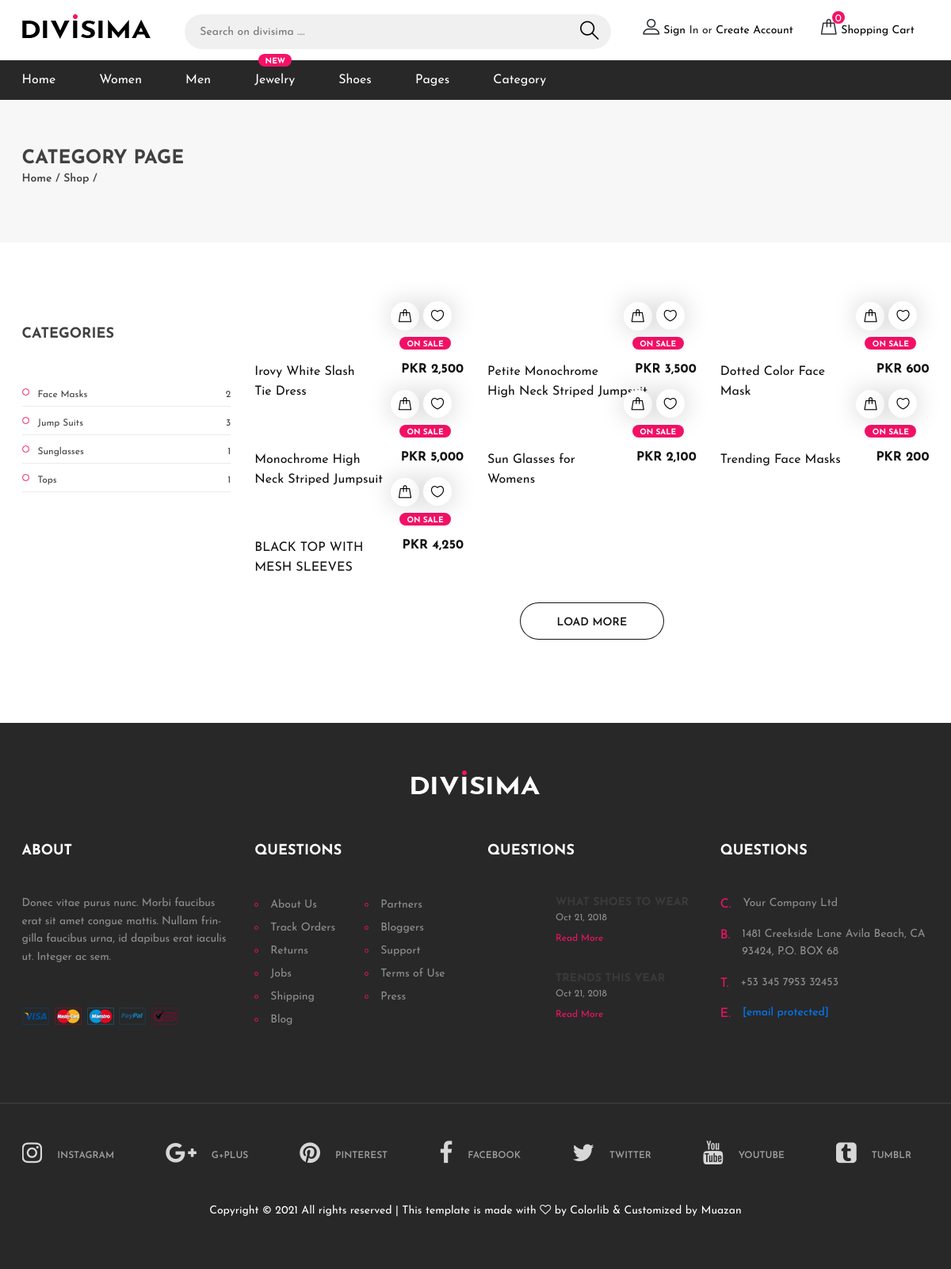
Page /d/category.php on the committed database.
### tables this page shows
CREATE TABLE `category` (
  `id` int(11) NOT NULL,
  `name` varchar(50) DEFAULT NULL,
  `createby` int(11) DEFAULT NULL,
  `ceateDT` timestamp NOT NULL DEFAULT current_timestamp() ON UPDATE current_timestamp()
);

CREATE TABLE `products` (
  `id` int(11) NOT NULL,
  `name` varchar(200) DEFAULT NULL,
  `code` varchar(50) DEFAULT NULL,
  `description` varchar(1000) DEFAULT NULL,
  `stock` int(11) DEFAULT NULL,
  `buyprice` int(11) DEFAULT NULL,
  `saleprice` int(11) DEFAULT NULL,
  `category` int(11) DEFAULT NULL,
  `cpstatus` int(11) DEFAULT 1,
  `createDT` timestamp NOT NULL DEFAULT current_timestamp() ON UPDATE current_timestamp(),
  `createby` int(11) DEFAULT NULL,
  `image` varchar(1000) DEFAULT NULL
);

### d/main.php (called while the page is built, shortened)
<?php
class avada
{
    function connection()
    {
        $connect = mysqli_connect('localhost','root','','divisma');
        return $connect;
    }
    function getproducts()
    {
        $sql = "SELECT * FROM products";
        $query = mysqli_query($this->connection(),$sql);
        return $query;
    }
    function categories_info()
    {
      $sql = "SELECT c.id, COUNT(p.id) pcid , c.name as categname from products as p left JOIN category as c on c.id = p.category GROUP BY c.name";
      $query = mysqli_query($this->connection(), $sql);
      return $query;
    }
}
$avada = new avada;

### d/category.php (the view, shortened to what this page needs)
<?php include('header.php')
?>
<div class="page-top-info">
    <div class="container">
        <h4>CAtegory PAge</h4>
        <div class="site-pagination">
            <a href="">Home</a> /
            <a href="">Shop</a> /
        </div>
    </div>
</div>
<section class="category-section spad">
    <div class="container">
        <div class="row">
            <div class="col-lg-3 order-2 order-lg-1">
                <div class="filter-widget">
                    <h2 class="fw-title">Categories</h2>
                    <ul class="category-menu">
                      <?php
                        foreach ($avada->categories_info() as $catlog) {
                       ?>
                        <li>
                          <a href="category.php?pcid=<?php echo $catlog['id'] ?>"><?php echo $catlog['categname'] ?><span><?php echo $catlog['pcid'] ?></span></a>
                        </li>
                        <?php
                      }
                        ?>
                    </ul>
                </div>
            </div>
            <div class="col-lg-9  order-1 order-lg-2 mb-5 mb-lg-0">
                <div class="row">
                    <?php
                        foreach($avada->getproducts() as $pro)
                        {
                    ?>
                    <div class="col-lg-4 col-sm-6">
                        <div class="product-item">
                            <div class="pi-pic">
                                <div class="tag-sale">ON SALE</div>
                                <div class="pi-links">
                                    <a href="#" class="add-card"><i class="flaticon-bag"></i><span>ADD TO CART</span></a>
                                    <a href="#" class="wishlist-btn"><i class="flaticon-heart"></i></a>
                                </div>
                            </div>
                            <a href="product.php">
                            <div class="pi-text">
                                <h6>PKR <?php echo number_format($pro['saleprice']) ?></h6>
                                <a href="product.php?gpid=<?php echo $pro['id'] ?>">
                                  <p><?php echo $pro['name'] ?></p>
                                </a>
                            </div>
                            </a>
                        </div>
                    </div>
                    <?php
                      }
                     ?>
                    <div class="text-center w-100 pt-3">
                        <button class="site-btn sb-line sb-dark">LOAD MORE</button>
                    </div>
                </div>
            </div>
        </div>
    </div>
</section>
<?php
include('footer.php')
?>

### d/css/style.css (style rules this page uses)
html,body { height:100%;font-family:josefin sans,sans-serif;-webkit-font-smoothing:antialiased;font-smoothing:antialiased }
h1,h2,h3,h4,h5,h6 { margin:0;color:#111;font-weight:600 }
h2 { font-size:36px }
h4 { font-size:24px }
h6 { font-size:16px }
p { font-size:14px;color:#585858;line-height:1.6 }
ul,ol { padding:0;margin:0 }
.spad { padding-top:105px;padding-bottom:105px }
.site-btn { display:inline-block;border:none;font-size:14px;font-weight:600;min-width:167px;padding:18px 47px 14px;border-radius:50px;text-transform:uppercase;background:#f51167;color:#fff;line-height:normal;cursor:pointer;text-align:center }
.site-btn.sb-line { background:0 0;color:#fff;-webkit-box-shadow:inset 0 0 0 1px #fff;box-shadow:inset 0 0 0 1px #fff }
.site-btn.sb-dark { background:#413a3a }
.site-btn.sb-dark.sb-line { background-color:transparent;color:#111;-webkit-box-shadow:inset 0 0 0 1px #111;box-shadow:inset 0 0 0 1px #111 }
.product-item .pi-pic { position:relative;display:block }
.product-item .tag-new,.product-item .tag-sale { position:absolute;right:16px;top:14px;font-size:10px;font-weight:700;color:#fff;background:#50e550;line-height:1;text-transform:uppercase;padding:5px 9px 1px;border-radius:15px;width:42px }
.product-item .tag-sale { text-align:center;padding:5px 0 1px;min-width:65px;background:#f51167 }
.product-item .pi-links { width:100%;position:absolute;right:0;bottom:18px;z-index:9;padding-right:15px;text-align:right }
.product-item .pi-links a { display:inline-table;width:36px;height:36px;background:#fff;border-radius:60px;font-size:18px;line-height:18px;padding-top:9px;overflow:hidden;color:#000;position:relative;-webkit-box-shadow:1px 0 32px rgba(0,0,0,.2);box-shadow:1px 0 32px rgba(0,0,0,.2);-webkit-transition:all .4s ease;-o-transition:all .4s ease;transition:all .4s ease;text-align:center }
.product-item .pi-links a i { display:inline-block;color:#000 }
.product-item .pi-links a.add-card { padding-top:8px }
.product-item .pi-text { padding-top:22px;height:87px }
.product-item .pi-text h6 { float:right;padding-left:40px;overflow:hidden;font-weight:700;color:#111 }
.product-item .pi-text p { font-size:16px;color:#111;margin-bottom:0 }
.page-top-info { background:#f8f7f7;padding:60px 0 70px }
.page-top-info h4 { color:#414141;font-weight:700;text-transform:uppercase }
.site-pagination { font-size:14px;font-weight:600;color:#414141 }
.site-pagination a { display:inline-block;font-size:14px;color:#414141 }
.filter-widget { margin-bottom:100px }
.filter-widget .fw-title { font-size:18px;font-weight:700;color:#414141;text-transform:uppercase;margin-bottom:45px }
.category-menu { list-style:none }
.category-menu li a { display:block;position:relative;font-size:12px;color:#414141;border-bottom:1px solid #ebebeb;padding:12px 0 5px 20px }
.category-menu li a span { float:right }
.category-menu li a:after { position:absolute;content:"";width:9px;height:9px;left:0;top:13px;border:1px solid #f51167;border-radius:50% }
@media (min-width:1200px) { .container { max-width:1175px } }

### rows in the picture
category: name "Face Masks", pcid "2"
category: name "Jump Suits", pcid "3"
category: name "Sunglasses", pcid "1"
category: name "Tops", pcid "1"
products: saleprice "2,500", name "Irovy White Slash Tie Dress"
products: saleprice "3,500", name "Petite Monochrome High Neck Striped Jumpsuit"
products: saleprice "600", name "Dotted Color Face Mask"
products: saleprice "5,000", name "Monochrome High Neck Striped Jumpsuit"
products: saleprice "2,100", name "Sun Glasses for Womens"
products: saleprice "200", name "Trending Face Masks"
products: saleprice "4,250", name "BLACK TOP WITH MESH SLEEVES"
